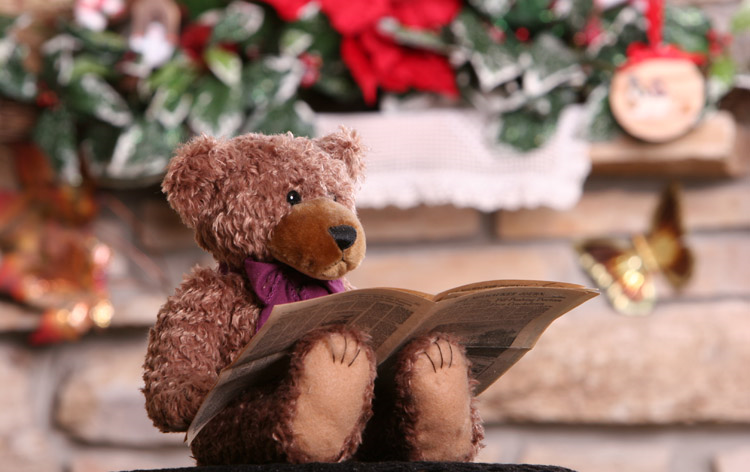
#> input picture Try/Cv2_Try/example.jpg, 750 x 472 px
$ jupyter execute cv2_try.ipynb
#> lines starting #> are read from the running program, lines starting #| are printed output that depends on the picture; after the words box and inside, x2 and y2 are one past the last pixel; in counts of white or black regions, pixels touching at a corner belong together
[cell 1]
# 源代码链接：https://blog.csdn.net/g310773517/article/details/139553782?ops_request_misc=elastic_search_misc&request_id=f3cb948c6b86a1f1be4f496781690776&biz_id=0&utm_medium=distribute.pc_search_result.none-task-blog-2~all~top_positive~default-1-139553782-null-null.142^v102^pc_search_result_base6&utm_term=opencv%E5%BA%93&spm=1018.2226.3001.4187
import cv2

# 读取图像
image = cv2.imread('example.jpg')
#> image is the input picture: shape (472, 750, 3); mean B, G, R 103.2, 114.7, 149.1
# 显示图像
cv2.imshow('Image', image)
cv2.waitKey(0)
cv2.destroyAllWindows()

[cell 2]
import cv2

# 读取图像
image = cv2.imread('example.jpg')

# 保存图像
cv2.imwrite('example_copy.jpg', image)
#> Out = True

[cell 3]
import cv2

# 读取图像
image = cv2.imread('example.jpg')

# 转换为灰度图像
gray_image = cv2.cvtColor(image, cv2.COLOR_BGR2GRAY)
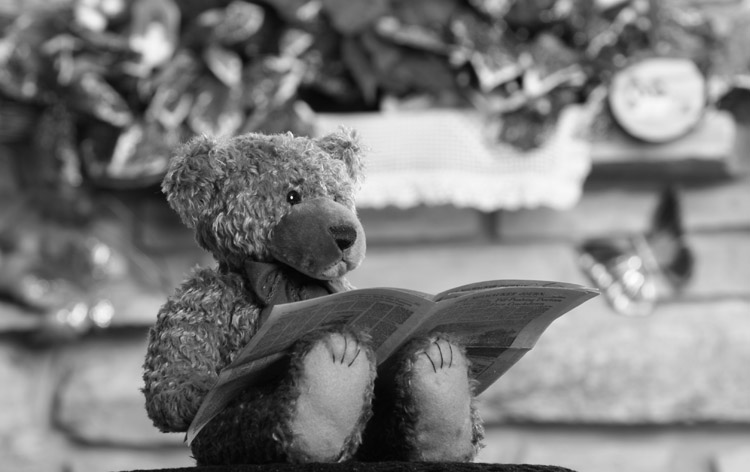
#> gray_image: shape (472, 750); min 1, max 254, mean 123.7

# 显示和保存灰度图像
cv2.imshow('Gray Image', gray_image)
cv2.imwrite('example_gray.jpg', gray_image)
cv2.waitKey(0)
cv2.destroyAllWindows()

[cell 4]
import cv2

# 读取图像
image = cv2.imread('example.jpg')

# 裁剪图像
cropped_image = image[100:400, 100:400]
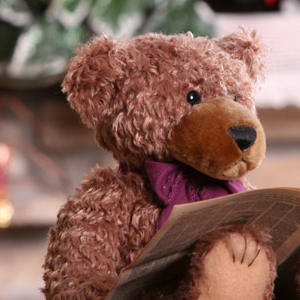
#> cropped_image: shape (300, 300, 3); mean B, G, R 86.1, 96.9, 132.9

# 显示和保存裁剪后的图像
cv2.imshow('Cropped Image', cropped_image)
cv2.imwrite('example_cropped.jpg', cropped_image)
cv2.waitKey(0)
cv2.destroyAllWindows()

[cell 5]
import cv2

# 读取图像
image = cv2.imread('example.jpg')

# 缩放图像
resized_image = cv2.resize(image, (200, 200))
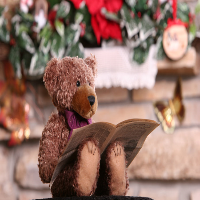
#> resized_image: shape (200, 200, 3); mean B, G, R 103.1, 114.6, 149

# 显示和保存缩放后的图像
cv2.imshow('Resized Image', resized_image)
cv2.imwrite('example_resized.jpg', resized_image)
cv2.waitKey(0)
cv2.destroyAllWindows()

[cell 6]
import cv2

# 读取图像
image = cv2.imread('example.jpg')

# 获取图像中心
center = (image.shape[1] // 2, image.shape[0] // 2)
#> center = (375, 236)

# 定义旋转矩阵
matrix = cv2.getRotationMatrix2D(center, 180, 1)

# 旋转图像
rotated_image = cv2.warpAffine(image, matrix, (image.shape[1], image.shape[0]))
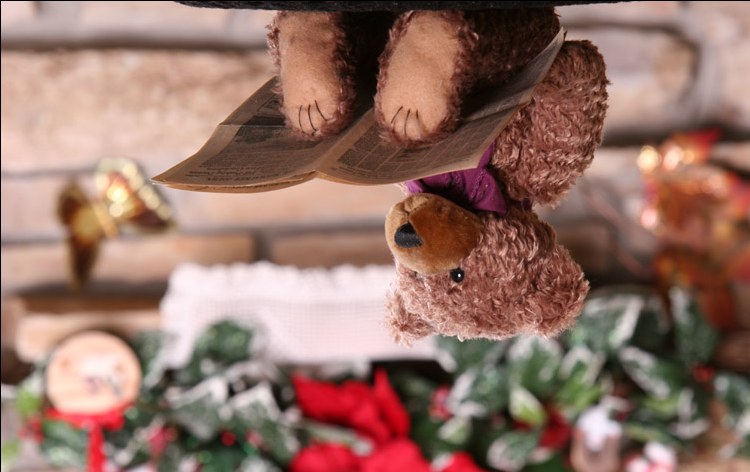
#> rotated_image: shape (472, 750, 3); mean B, G, R 102.9, 114.3, 148.6

# 显示和保存旋转后的图像
cv2.imshow('Rotated Image', rotated_image)
cv2.imwrite('example_rotated.jpg', rotated_image)
cv2.waitKey(0)
cv2.destroyAllWindows()

[cell 7]
import cv2

# 读取图像
image = cv2.imread('example.jpg')

# 应用模糊滤镜
blurred_image = cv2.GaussianBlur(image, (15, 15), 0)
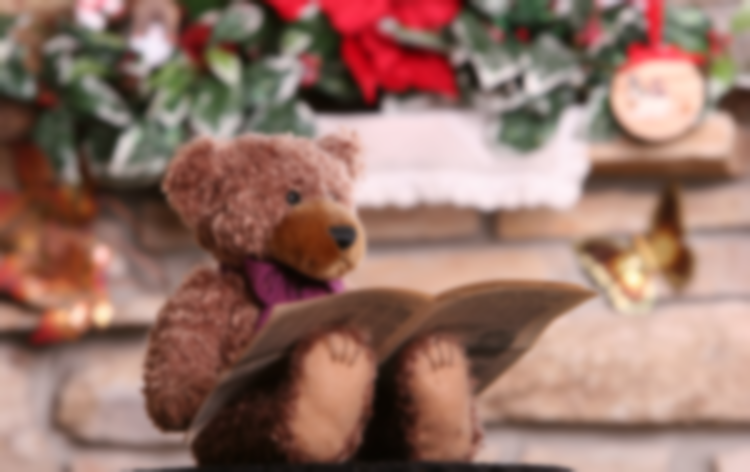
#> blurred_image: shape (472, 750, 3); mean B, G, R 103.2, 114.7, 149.1

# 显示和保存应用滤镜后的图像
cv2.imshow('Blurred Image', blurred_image)
cv2.imwrite('example_blurred.jpg', blurred_image)
cv2.waitKey(0)
cv2.destroyAllWindows()

[cell 8]
import cv2
import numpy as np

# 创建一个新的白色图像
image = 255 * np.ones(shape=[400, 600, 3], dtype=np.uint8)

# 绘制矩形
cv2.rectangle(image, (50, 50), (200, 150), (255, 0, 0), 3)
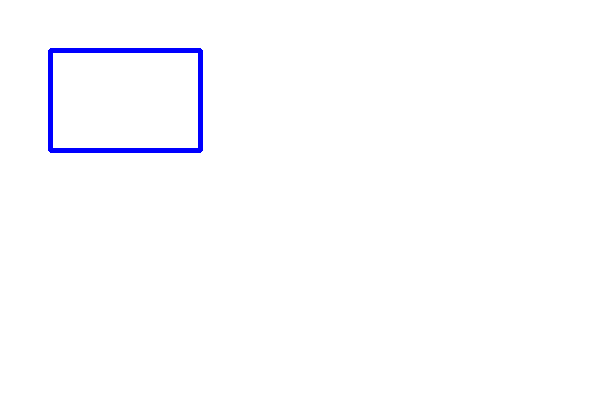
#> image: shape (400, 600, 3); mean B, G, R 255, 252.4, 252.4

# 绘制文本
cv2.putText(image, 'Hello, OpenCV!', (100, 200), cv2.FONT_HERSHEY_SIMPLEX, 1, (0, 0, 255), 2)
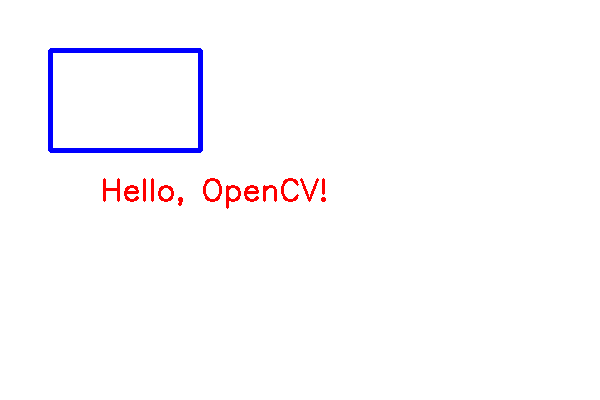
#> image: shape (400, 600, 3); 0.65% of pixels changed, all inside (x1, y1, x2, y2) = (103, 178, 326, 209)

# 显示和保存图像
cv2.imshow('Drawn Image', image)
cv2.imwrite('example_drawn.jpg', image)
cv2.waitKey(0)
cv2.destroyAllWindows()
